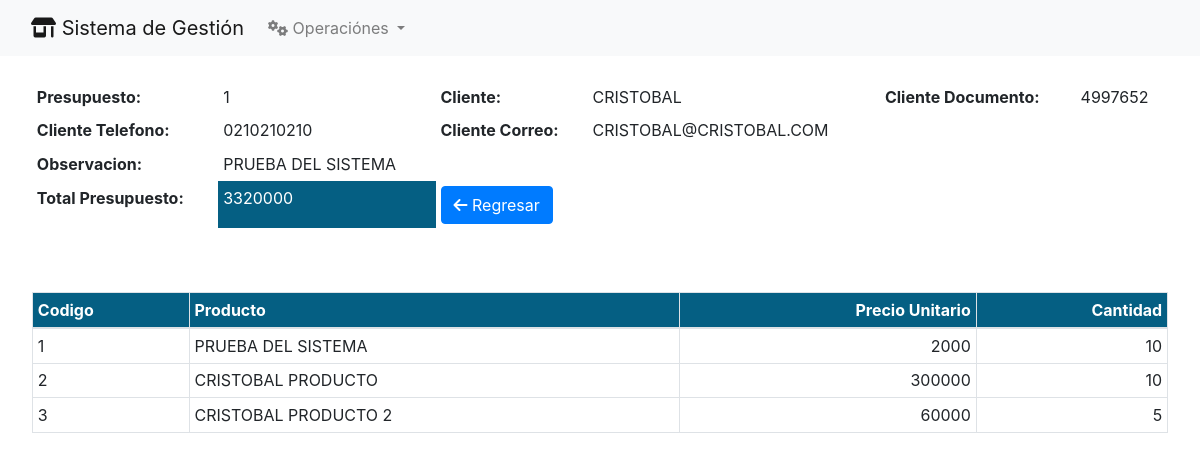
The app's page /presupuesto/detallePresupuesto/1/ with its own data.
### PresupuestoCliente/models.py (models this page shows)
class PresupuestoCliente(models.Model):
    cliente =  models.ForeignKey(Clientes, on_delete = models.PROTECT)
    fecha = models.DateTimeField(blank = True, null = True)
    total_presupuesto = models.FloatField()
    estado_presupuesto = models.CharField(max_length=1, default = 'P')
    estado = models.BooleanField(default = True)

class DetallePresupuestoCliente(models.Model):
    presupuesto = models.ForeignKey(PresupuestoCliente, on_delete= models.PROTECT)
    producto = models.CharField(max_length = 250)
    precio_unitario = models.FloatField()
    cantidad = models.PositiveIntegerField()
    total_linea = models.FloatField()

### Clientes/models.py (models this page shows, shortened)
class Clientes(models.Model):
    class Meta:
        verbose_name_plural = 'Clientes'
    nombre =  models.CharField(max_length = 250)
    apellido = models.CharField(max_length = 250)
    documento = models.CharField(max_length = 250, unique=True)
    direccion =  models.CharField(max_length = 250)
    telefono = models.CharField(max_length = 250)
    correo =  models.CharField(max_length = 250)
    observacion =  models.CharField(max_length = 250)
    estado =  models.CharField(max_length = 250)

### PresupuestoCliente/views.py (the view)
# urls.py: path('detallePresupuesto/<int:id>/', detallePresupuesto, name='detallePresupuesto'),
def detallePresupuesto(request, id):
    detalles = DetallePresupuestoCliente.objects.filter(presupuesto_id=id)
    presupuesto = get_object_or_404(PresupuestoCliente, id=id)
    context = {
        'detalles': detalles,
        'presupuesto': presupuesto,
        'titulo': 'Detalle Presupuesto Cliente',
    }
    return render(request, 'detallePresupuesto.html', context)

### PresupuestoCliente/templates/detallePresupuesto.html
{% extends 'home.html' %}
{% block content %}
<div class="mr-2 ml-2 p-4">
    <table class="table table-sm table-borderless ">
        <tr>
            <th scope="col">Presupuesto:</th>
            <td>{{ presupuesto.id }}</td>
            <th scope="col">Cliente:</th>
            <td>{{ presupuesto.cliente.nombre }}</td>
            <th scope="col">Cliente Documento:</th>
            <td>{{ presupuesto.cliente.documento }}</td>
        </tr>
        <tr>
            <th scope="col">Cliente Telefono:</th>
            <td>{{ presupuesto.cliente.telefono }}</td>
            <th scope="col">Cliente Correo:</th>
            <td>{{ presupuesto.cliente.correo }}</td>
        </tr>
        <tr>
            <th scope="col">Observacion:</th>
            <td>{{ presupuesto.cliente.observacion }}</td>
        </tr>
        <tr>
            <th scope="col">Total Presupuesto:</th>
            <td style="background-color: #055F83; color: white;">{{ presupuesto.total_presupuesto|floatformat:"0" }}
            </td>
            <td><a href="{% url 'presupuesto' %}" class="btn btn-primary"> <i class="fa-solid fa-arrow-left"></i>
                    Regresar</a></td>
        </tr>
    </table>
</div>
<div class="mr-2 ml-2 p-4">
    <table class="table table-sm  table-bordered ">
        <thead>
            <tr style="background-color: #055F83; color: white;">
                <th scope="col">Codigo</th>
                <th scope="col">Producto</th>
                <th style="text-align: right;" scope="col">Precio Unitario </th>
                <th style="text-align: right;" scope="col">Cantidad</th>
            </tr>
        </thead>
        <tbody>
            {% if detalles %}
            {% for pre in detalles %}
            <tr>
                <td> {{pre.id}} </td>
                <td> {{pre.producto}} </td>
                <td style="text-align: right;"> {{pre.precio_unitario|floatformat:"0"}} </td>
                <td style="text-align: right;">{{ pre.cantidad }}</td>
            </tr>
            {% endfor %}
            {% else %}
            <tr style="background-color: gainsboro;text-align: center;">
                <td colspan="7">Sin Registros</td>
            </tr>
            {% endif %}
        </tbody>
    </table>
</div>
{% endblock %}

### records on screen
PresupuestoCliente: id "1", cliente.nombre "CRISTOBAL", cliente.documento "4997652", cliente.telefono "0210210210", cliente.correo "CRISTOBAL@CRISTOBAL.COM", cliente.observacion "PRUEBA DEL SISTEMA", total_presupuesto "3320000"
DetallePresupuestoCliente: id "1", producto "PRUEBA DEL SISTEMA", precio_unitario "2000", cantidad "10"
DetallePresupuestoCliente: id "2", producto "CRISTOBAL PRODUCTO", precio_unitario "300000", cantidad "10"
DetallePresupuestoCliente: id "3", producto "CRISTOBAL PRODUCTO 2", precio_unitario "60000", cantidad "5"
